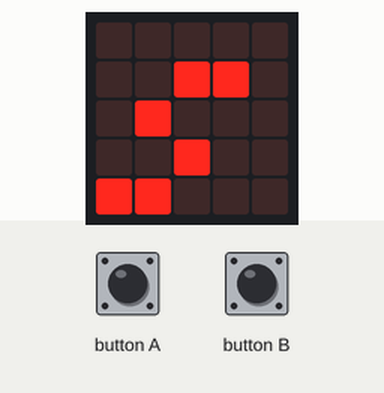
The program below on a simulated BBC micro:bit running MicroPython. Parts: the board's 5×5 LED display. The test bench sets the inputs (shaded band).

Above: at 1.2 s.
1.3 s: button A pressed for 0.15 s
2.0 s: button B pressed for 0.15 s
At 5.0 s:
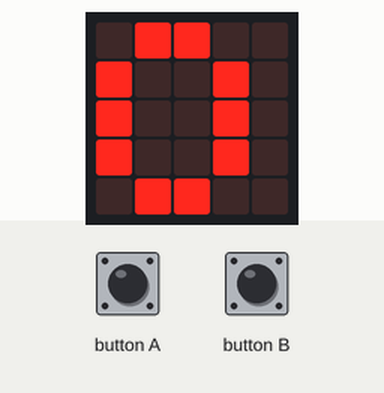
5.1 s: button A pressed for 1 s
6.7 s: button B pressed for 1 s
At 10.33 s:
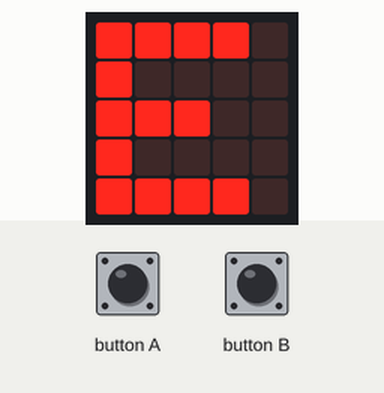
10.7 s: button A pressed for 0.15 s
At 14.2 s:
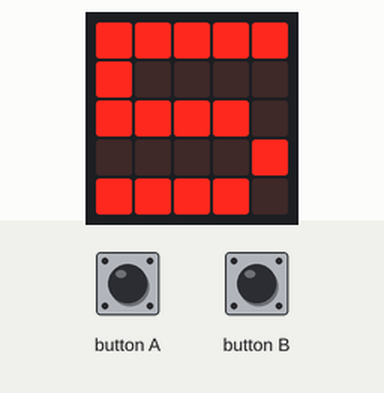
14.4 s: button A pressed for 3.2 s
At 19.9 s:
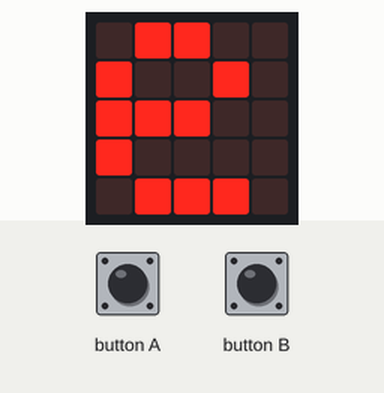
Timing chart, 0 to 20.1 s (numbered marks = the images above; inputs shaded):
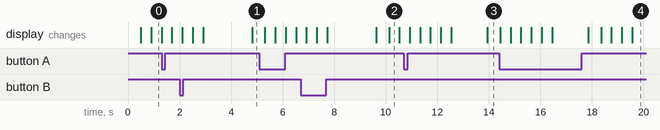

Measured:
- what the display in image 2 shows lasts 0.4 s, from 10.1 s to 10.5 s

The program:

tarea5.py
```python
# Imports go at the top
from microbit import *
i=0
nombres=["Esteban","Maria", "Alicia","Daniel", "Pepe", "Abulai"]
while True:
    if button_a.was_pressed():
        i=i-1
        sleep(500)
    elif button_b.was_pressed():
         i=i+1
         sleep(500)
    if i>len(nombres)-1:
        i=0
    elif i<0:
        i=len(nombres)-1
    else:
        display.show(i)
        sleep(500)
        display.show(nombres[i])
        sleep(500)
```
